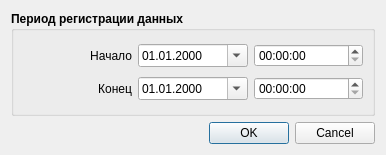
<?xml version="1.0" encoding="UTF-8"?>
<ui version="4.0">
 <class>SetPeriodDialog</class>
 <widget class="QDialog" name="SetPeriodDialog">
  <property name="geometry">
   <rect>
    <x>0</x>
    <y>0</y>
    <width>386</width>
    <height>155</height>
   </rect>
  </property>
  <property name="windowTitle">
   <string>Dialog</string>
  </property>
  <layout class="QVBoxLayout" name="verticalLayout_2">
   <item>
    <widget class="QGroupBox" name="groupBox">
     <property name="font">
      <font>
       <weight>75</weight>
       <bold>true</bold>
      </font>
     </property>
     <property name="title">
      <string>Период регистрации данных</string>
     </property>
     <layout class="QVBoxLayout" name="verticalLayout">
      <item>
       <layout class="QHBoxLayout" name="horizontalLayout">
        <item>
         <widget class="QLabel" name="label">
          <property name="font">
           <font>
            <weight>50</weight>
            <bold>false</bold>
           </font>
          </property>
          <property name="text">
           <string>Начало</string>
          </property>
          <property name="alignment">
           <set>Qt::AlignRight|Qt::AlignTrailing|Qt::AlignVCenter</set>
          </property>
         </widget>
        </item>
        <item>
         <widget class="QDateEdit" name="dateBegin">
          <property name="font">
           <font>
            <weight>50</weight>
            <bold>false</bold>
           </font>
          </property>
          <property name="displayFormat">
           <string>dd.MM.yyyy</string>
          </property>
          <property name="calendarPopup">
           <bool>true</bool>
          </property>
         </widget>
        </item>
        <item>
         <widget class="QTimeEdit" name="timeBegin">
          <property name="font">
           <font>
            <weight>50</weight>
            <bold>false</bold>
           </font>
          </property>
          <property name="displayFormat">
           <string>hh:mm:ss</string>
          </property>
         </widget>
        </item>
       </layout>
      </item>
      <item>
       <layout class="QHBoxLayout" name="horizontalLayout_2">
        <item>
         <widget class="QLabel" name="label_2">
          <property name="font">
           <font>
            <weight>50</weight>
            <bold>false</bold>
           </font>
          </property>
          <property name="text">
           <string>Конец</string>
          </property>
          <property name="alignment">
           <set>Qt::AlignRight|Qt::AlignTrailing|Qt::AlignVCenter</set>
          </property>
         </widget>
        </item>
        <item>
         <widget class="QDateEdit" name="dateEnd">
          <property name="font">
           <font>
            <weight>50</weight>
            <bold>false</bold>
           </font>
          </property>
          <property name="displayFormat">
           <string>dd.MM.yyyy</string>
          </property>
          <property name="calendarPopup">
           <bool>true</bool>
          </property>
         </widget>
        </item>
        <item>
         <widget class="QTimeEdit" name="timeEnd">
          <property name="font">
           <font>
            <weight>50</weight>
            <bold>false</bold>
           </font>
          </property>
          <property name="displayFormat">
           <string>hh:mm:ss</string>
          </property>
         </widget>
        </item>
       </layout>
      </item>
     </layout>
    </widget>
   </item>
   <item>
    <widget class="QDialogButtonBox" name="buttonBox">
     <property name="orientation">
      <enum>Qt::Horizontal</enum>
     </property>
     <property name="standardButtons">
      <set>QDialogButtonBox::Cancel|QDialogButtonBox::Ok</set>
     </property>
    </widget>
   </item>
  </layout>
 </widget>
 <resources/>
 <connections>
  <connection>
   <sender>buttonBox</sender>
   <signal>accepted()</signal>
   <receiver>SetPeriodDialog</receiver>
   <slot>accept()</slot>
   <hints>
    <hint type="sourcelabel">
     <x>248</x>
     <y>254</y>
    </hint>
    <hint type="destinationlabel">
     <x>157</x>
     <y>274</y>
    </hint>
   </hints>
  </connection>
  <connection>
   <sender>buttonBox</sender>
   <signal>rejected()</signal>
   <receiver>SetPeriodDialog</receiver>
   <slot>reject()</slot>
   <hints>
    <hint type="sourcelabel">
     <x>316</x>
     <y>260</y>
    </hint>
    <hint type="destinationlabel">
     <x>286</x>
     <y>274</y>
    </hint>
   </hints>
  </connection>
 </connections>
</ui>
